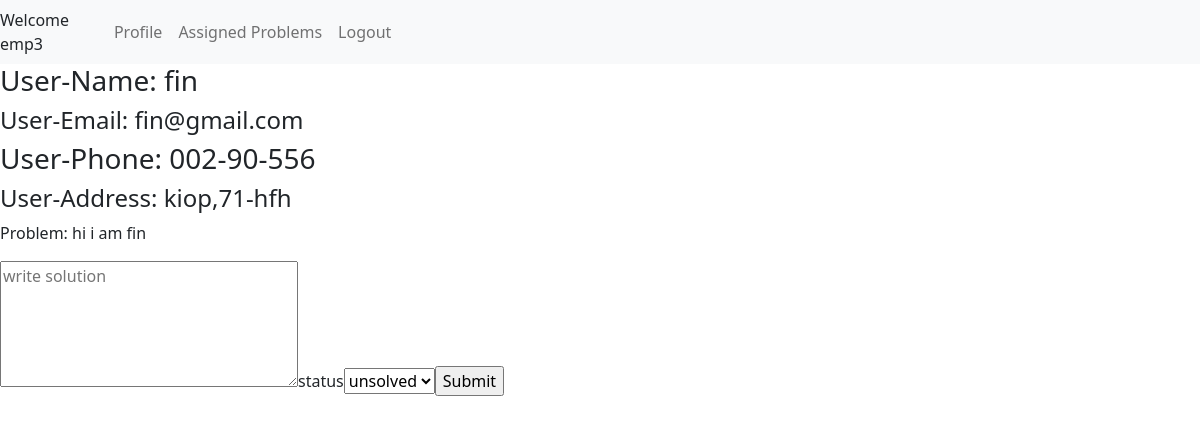
Screenshot of /emp_assigned_prob.php (signed in) with the database file from the repository.
### tables this page shows
CREATE TABLE `problem_submit` (
  `problem` varchar(255) NOT NULL,
  `probId` int(11) NOT NULL,
  `solution` varchar(500) DEFAULT NULL,
  `status` varchar(15) DEFAULT NULL,
  `userId` int(11) DEFAULT NULL,
  `emp_id` int(11) DEFAULT NULL
);

CREATE TABLE `users` (
  `userId` int(11) NOT NULL,
  `username` varchar(255) NOT NULL,
  `email` varchar(255) NOT NULL,
  `password` varchar(255) NOT NULL,
  `phone` varchar(11) DEFAULT NULL,
  `address` varchar(100) DEFAULT NULL
);

### emp_assigned_prob.php (the view, shortened to what this page needs)
<?php
include 'config.php';
$sessionEmail = $_SESSION['email'];
$sql = "SELECT * FROM employee WHERE email='$sessionEmail'";
$result = mysqli_query($conn, $sql);
if ($result->num_rows > 0) {
  $row = mysqli_fetch_assoc($result);
  $emp_id = $row['emp_id'];
}
?>
<!DOCTYPE html>
<html lang="en">
<head>
    <link href="https://cdn.jsdelivr.net/npm/bootstrap@5.0.0-beta1/dist/css/bootstrap.min.css" rel="stylesheet">
</head>
<body>
<nav class="navbar navbar-expand-lg navbar-light bg-light">
  <?php echo "Welcome " . $_SESSION['username'] . ""; ?>
  <div class="collapse navbar-collapse" id="navbarSupportedContent">
    <ul class="navbar-nav mr-auto">
      <li class="nav-item active">
        <a class="nav-link" href="wel_emp.php">Profile</a>
      </li>
      <li class="nav-item">
        <a class="nav-link" href="emp_assigned_prob.php">Assigned Problems</a>
      </li>
      <li class="nav-item">
        <a class="nav-link" href="logout.php">Logout</a></a>
      </li>
    </ul>
  </div>
</nav>
<?php
$sql = "SELECT problem,status,probId, userId FROM problem_submit WHERE emp_id=$emp_id AND status='assigned'";
$result = mysqli_query($conn, $sql);
if (mysqli_num_rows($result) > 0) {
    while($row = mysqli_fetch_assoc($result)) {
    $sql = "SELECT username,email,phone,address FROM users WHERE userId=$row[userId]";
    $result2 = mysqli_query($conn, $sql);
    if (mysqli_num_rows($result2) > 0) {
        $row2 = mysqli_fetch_assoc($result2);
			    echo "<h3>User-Name: " . $row2['username'] ."</h3>";
                echo "<h4>User-Email: " . $row2['email'] ."</h4>";
                echo "<h3>User-Phone: " . $row2['phone'] ."</h3>";
                echo "<h4>User-Address: " . $row2['address'] ."</h4>";
                echo "<p>Problem: " . $row['problem'] ."</p>";
        echo "<form action='' method='post'>";
            echo "<textarea name='solution' rows='5' cols='30' placeholder='write solution'></textarea>";
              echo "<label for='status'>" . "status" ."</label>";
                echo "<select name='status' id='status'>";
                  echo "<option value='unsolved'>" . 'unsolved' ."</option>";
                echo "</select>";
              echo "<input type='submit' name='submit'>";
            echo "</form>";
    }
    else{
        echo "username error";
    }
}
}
?>

### rows the page displays
problem_submit: userId.username "fin", userId.email "fin@gmail.com", userId.phone "002-90-556", userId.address "kiop,71-hfh", problem "hi i am fin"

### other values shown
$_SESSION['username'] "emp3"
